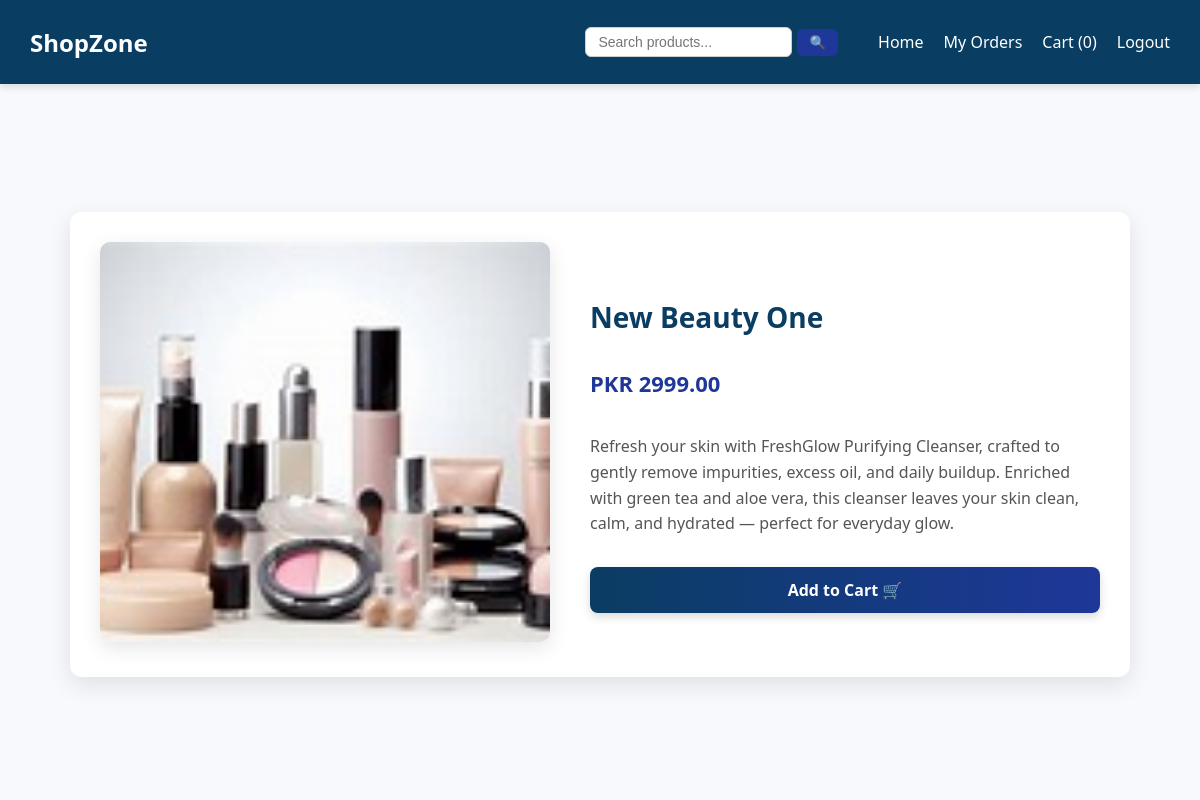
The page /product/10/ (signed in) on the database its author committed.
### store/models.py (models this page shows, shortened)
class Product(models.Model):
    name = models.CharField(max_length=200)
    description = models.TextField()
    price = models.DecimalField(max_digits=8, decimal_places=2)
    image = models.ImageField(upload_to='products/',blank=True,null=True)
    created_at = models.DateTimeField(auto_now_add=True)

### store/views.py (the view)
# urls.py: path('product/<int:pk>/', views.product_detail_view, name='product_detail'),
def product_detail_view(request, pk):
    product = get_object_or_404(Product, pk=pk)
    return render(request, 'product_detail.html', {'product': product})

### store/models.py (called while the page is built)
    def total_items(self):
        return sum(item.quantity for item in self.items.all())

### templates/product_detail.html (shortened to what this page needs)
{% extends 'base.html' %}
{% load static %}
{%block extra_css%}
<link rel="stylesheet" href="{% static 'css/style2.css' %}">
{% endblock %}
{% block content %}
<div class="product-detail-wrapper">
<div class="product-detail-container">
    <div class="product-detail-image">
        <img src="{{ product.image.url }}" alt="{{ product.name }}">
    </div>
    <div class="product-detail-info">
        <h2>{{ product.name }}</h2>
        <p class="price">PKR {{ product.price }}</p>
        <p class="desc">{{ product.description }}</p>
        <a href="{% url 'add_to_cart' product.pk %}" class="btn add-to-cart">Add to Cart 🛒</a>
    </div>
</div>
</div>
{% endblock %}

### static/css/style.css (style rules this page uses)
body { margin: 0; font-family: 'Segoe UI', sans-serif; background-color: #f5f5f5; }

### static/css/style2.css (style rules this page uses)
.product-detail-wrapper { display: flex; align-items: center; justify-content: center; min-height: 80vh; background: #f7f9fc; padding: 40px 20px; }
.product-detail-container { display: flex; flex-direction: row; flex-wrap: wrap; gap: 40px; background: #fff; padding: 30px; border-radius: 12px; box-shadow: 0 8px 24px rgba(0, 0, 0, 0.1); max-width: 1000px; width: 100%; }
.product-detail-image img { width: 100%; max-width: 450px; height: 400px; object-fit: cover; border-radius: 10px; box-shadow: 0 6px 20px rgba(0, 0, 0, 0.1); }
.product-detail-info { flex: 1; display: flex; flex-direction: column; justify-content: center; }
.product-detail-info h2 { font-size: 28px; color: #0a3d62; margin-bottom: 10px; }
.product-detail-info .price { color: #1e3799; font-size: 22px; font-weight: bold; margin-bottom: 20px; }
.product-detail-info .desc { font-size: 16px; color: #555; line-height: 1.6; margin-bottom: 30px; }
.btn.add-to-cart { padding: 12px 24px; background: linear-gradient(to right, #0a3d62, #1e3799); color: white; font-weight: bold; border-radius: 8px; text-decoration: none; text-align: center; transition: all 0.3s ease; box-shadow: 0 4px 10px rgba(0, 0, 0, 0.15); }

### rows shown on the page
Product: image (picture), name "New Beauty One", price "2999.00", description "Refresh your skin with FreshGlow Purifying Cleanser, crafted to gently remove impurities, excess oil, and daily buildup. Enriched with green tea and aloe vera, this cleanser leaves your skin clean, calm, and hydrated — perfect for everyday glow."

### other values the page prints
{{ count }} "0"
